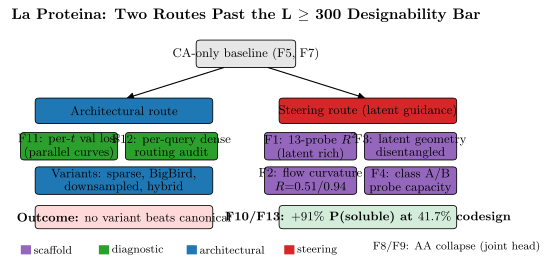

Here is the Python script that generated this plot:
# P01_v1: Two-route thesis overview as a block diagram (architectural vs steering),
# with Findings F1-F13 grouped by route and the L>=300 designability bar marker.
# Plot type chosen: schematic. Boxes-and-arrows form is most readable for an overview map.
# Visualizes: thesis intent / Findings F1-F13 grouping
# Source data: editorial synthesis from content_masterarbeit.md
import sys
from pathlib import Path
sys.path.insert(0, str(Path(__file__).parent.parent))
from plot_utils import figsize
import matplotlib.pyplot as plt
from matplotlib.patches import FancyBboxPatch, FancyArrowPatch

fig, ax = plt.subplots(figsize=figsize(1.0, ratio=0.55))
ax.set_xlim(0, 10)
ax.set_ylim(0, 6.2)
ax.axis("off")

C_BASE = "#7f7f7f"
C_ARCH = "#1f77b4"
C_STEER = "#d62728"
C_SCAFF = "#9467bd"
C_DIAG = "#2ca02c"

def box(x, y, w, h, text, fc, ec="black"):
    ax.add_patch(FancyBboxPatch((x, y), w, h,
                                boxstyle="round,pad=0.02,rounding_size=0.08",
                                fc=fc, ec=ec, linewidth=0.6))
    ax.text(x + w/2, y + h/2, text, ha="center", va="center", fontsize=9,
            multialignment="center")

def arrow(x0, y0, x1, y1, ls="-"):
    ax.add_patch(FancyArrowPatch((x0, y0), (x1, y1),
                                 arrowstyle="-|>", mutation_scale=10,
                                 lw=0.8, color="black", linestyle=ls))

# Title bar
ax.text(5, 5.9, r"\textbf{La Proteina: Two Routes Past the L $\geq$ 300 Designability Bar}",
        ha="center", va="center", fontsize=11)

# Baseline node
box(4.0, 4.7, 2.0, 0.6, r"CA-only baseline (F5, F7)", "#e7e7e7")

# Two arrows
arrow(4.6, 4.7, 2.5, 3.95)
arrow(5.4, 4.7, 7.5, 3.95)

# Architectural route column
box(0.7, 3.4, 3.6, 0.55, r"Architectural route", C_ARCH)
box(0.4, 2.55, 1.95, 0.6, "F11: per-$t$ val loss\n(parallel curves)", C_DIAG)
box(2.55, 2.55, 1.85, 0.6, "F12: per-query dense\nrouting audit", C_DIAG)
box(0.7, 1.75, 3.6, 0.6, "Variants: sparse, BigBird,\ndownsampled, hybrid", C_ARCH)
box(0.7, 0.95, 3.6, 0.5, r"\textbf{Outcome:} no variant beats canonical", "#ffd9d9")

# Steering route column
box(5.7, 3.4, 3.6, 0.55, "Steering route (latent guidance)", C_STEER)
box(5.4, 2.55, 1.85, 0.6, "F1: 13-probe $R^2$\n(latent rich)", C_SCAFF)
box(7.45, 2.55, 1.85, 0.6, "F3: latent geometry\ndisentangled", C_SCAFF)
box(5.4, 1.75, 1.85, 0.6, "F2: flow curvature\n$R{=}0.51/0.94$", C_SCAFF)
box(7.45, 1.75, 1.85, 0.6, "F4: class A/B\nprobe capacity", C_SCAFF)
box(5.7, 0.95, 3.6, 0.5, r"\textbf{F10/F13: $+91\%$ P(soluble) at $41.7\%$ codesign}", "#d4edda")

# Legend (use small color squares instead of \blacksquare)
from matplotlib.patches import Rectangle
def legend_item(x, y, color, label):
    ax.add_patch(Rectangle((x, y), 0.18, 0.18, color=color))
    ax.text(x + 0.25, y + 0.09, label, color="black", fontsize=8, va="center")

legend_item(0.4, 0.35, C_SCAFF, "scaffold")
legend_item(2.0, 0.35, C_DIAG, "diagnostic")
legend_item(3.8, 0.35, C_ARCH, "architectural")
legend_item(5.8, 0.35, C_STEER, "steering")
ax.text(7.6, 0.45, "F8/F9: AA collapse (joint head)", color="black", fontsize=8)

fig.savefig(Path(__file__).with_suffix(".pdf"))
